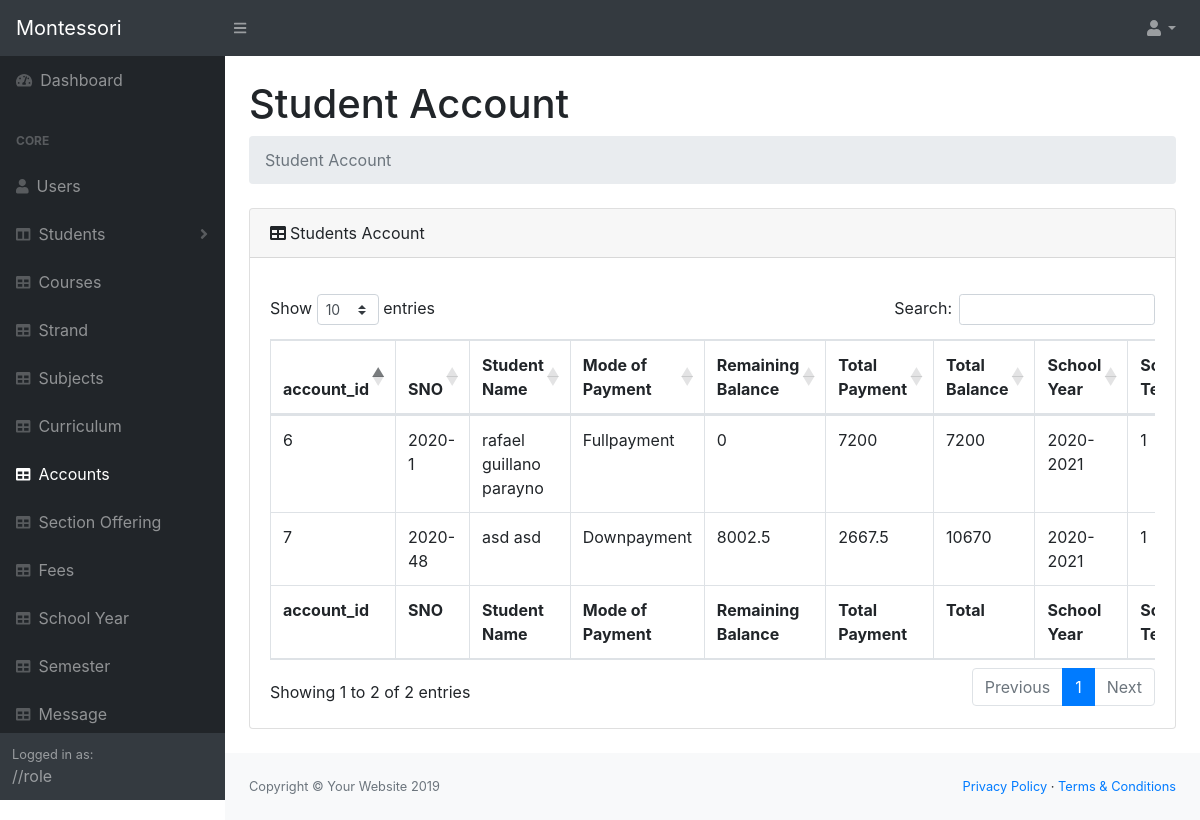
The page /system/pages/accounts.php (signed in) on the database its author committed.
### tables this page shows
CREATE TABLE `accounts` (
  `account_id` int(11) NOT NULL,
  `syid` int(20) NOT NULL,
  `semid` int(11) NOT NULL,
  `sno` varchar(30) NOT NULL,
  `mode` varchar(20) NOT NULL,
  `Totalbalance` float NOT NULL,
  `totalPayment` float NOT NULL,
  `RemBalance` float NOT NULL
);

CREATE TABLE `personaldata` (
  `personal_id` int(11) NOT NULL,
  `sno` varchar(30) NOT NULL,
  `firstname` varchar(50) NOT NULL,
  `lastname` varchar(50) NOT NULL,
  `middlename` varchar(20) NOT NULL,
  `Course` int(11) NOT NULL,
  `pob` varchar(20) NOT NULL,
  `dob` varchar(20) NOT NULL,
  `gender` varchar(20) NOT NULL,
  `civil` varchar(20) NOT NULL,
  `nationality` varchar(20) NOT NULL,
  `Address` text NOT NULL,
  `CpNo` varchar(20) NOT NULL,
  `EmailAdd` varchar(50) NOT NULL,
  `Religion` varchar(20) NOT NULL,
  `age` int(11) NOT NULL,
  `isEnrolled` int(11) NOT NULL,
  `semid` int(11) NOT NULL,
  `syid` int(11) NOT NULL
);

CREATE TABLE `schoolyear` (
  `sy_id` int(11) NOT NULL,
  `school_year` varchar(30) NOT NULL,
  `sy_status` varchar(15) NOT NULL
);

CREATE TABLE `sem` (
  `semid` int(11) NOT NULL,
  `semterm` int(11) NOT NULL,
  `sem_status` varchar(15) NOT NULL,
  `syid` int(11) NOT NULL,
  `isOpenReg` int(11) NOT NULL
);

### system/pages/functions.php (called while the page is built, shortened)
<?php
$db = new DBController();
$schoolYear = new SchoolYear($db);
$sem = new Sem($db);
$account = new Account($db);

### system/pages/accounts.php (the view, shortened to what this page needs)
<?php
include('header.php');
include('navigation.php');
$schoolYearArgs = $schoolYear->schoolYear();
$semids = $sem->getSemActivate();
$syids = $schoolYearArgs['sy_id'];
$smid = $semids['semid'];
$accountsList = $account->getDataActivated($smid, $syids);
?>
<main>
    <div class="container-fluid">
        <h1 class="mt-4">Student Account</h1>
        <ol class="breadcrumb mb-4">
            <li class="breadcrumb-item active">Student Account</li>
        </ol>
        <div class="card mb-4">
            <div class="card-header"><i class="fas fa-table mr-1"></i>Students Account
            </div>
            <div class="card-body">
                <div class="table-responsive">
                    <table class="table table-bordered" id="dataTable" width="100%" cellspacing="0">
                        <thead>
                            <tr>
                                <th>account_id</th>
                                <th>SNO</th>
                                <th>Student Name</th>
                                <th>Mode of Payment</th>
                                <th>Remaining Balance</th>
                                <th>Total Payment</th>
                                <th>Total Balance</th>
                                <th>School Year</th>
                                <th>School Term</th>
                            </tr>
                        </thead>
                        <tfoot>
                            <tr>
                                <th>account_id</th>
                                <th>SNO</th>
                                <th>Student Name</th>
                                <th>Mode of Payment</th>
                                <th>Remaining Balance</th>
                                <th>Total Payment</th>
                                <th>Total</th>
                                <th>School Year</th>
                                <th>School Term</th>
                            </tr>
                        </tfoot>
                        <tbody>
                            <?php array_map(function ($account) { ?>
                                <tr>
                                    <td><?= $account['account_id'] ?></td>
                                    <td><?= $account['sno'] ?></td>
                                    <td><?= $account['StudentName'] ?></td>
                                    <td><?= $account['mode'] ?></td>
                                    <td><?= $account['RemBalance'] ?></td>
                                    <td><?= $account['totalPayment'] ?></td>
                                    <td><?= $account['Totalbalance'] ?></td>
                                    <td><?= $account['school_year'] ?></td>
                                    <td><?= $account['semterm'] ?></td>
                                </tr>
                            <?php }, $accountsList) ?>
                        </tbody>
                    </table>
                </div>
            </div>
        </div>
    </div>
</main>
<?php
include('footer.php');
?>

### rows shown on the page
accounts: account_id "6", mode "Fullpayment", RemBalance "0", totalPayment "7200", Totalbalance "7200"
personaldata: sno "2020-1"
schoolyear: school_year "2020-2021 2020-2021"
sem: semterm "1 1"
accounts: account_id "7", mode "Downpayment", RemBalance "8002.5", totalPayment "2667.5", Totalbalance "10670"
personaldata: sno "2020-48"

### other values the page prints
$account['StudentName'] "rafael guillano parayno asd asd"
